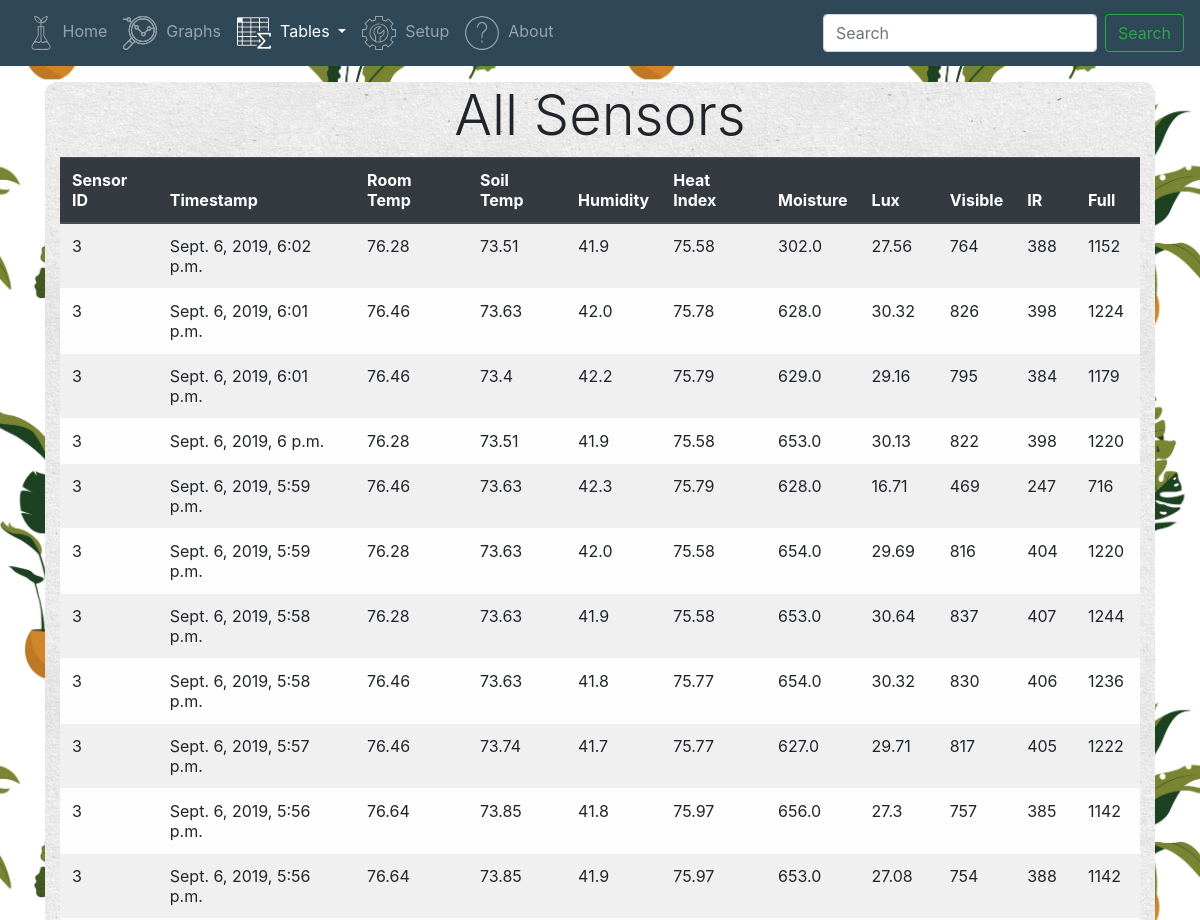
Page /table/ (upper part) on the earlier database version.
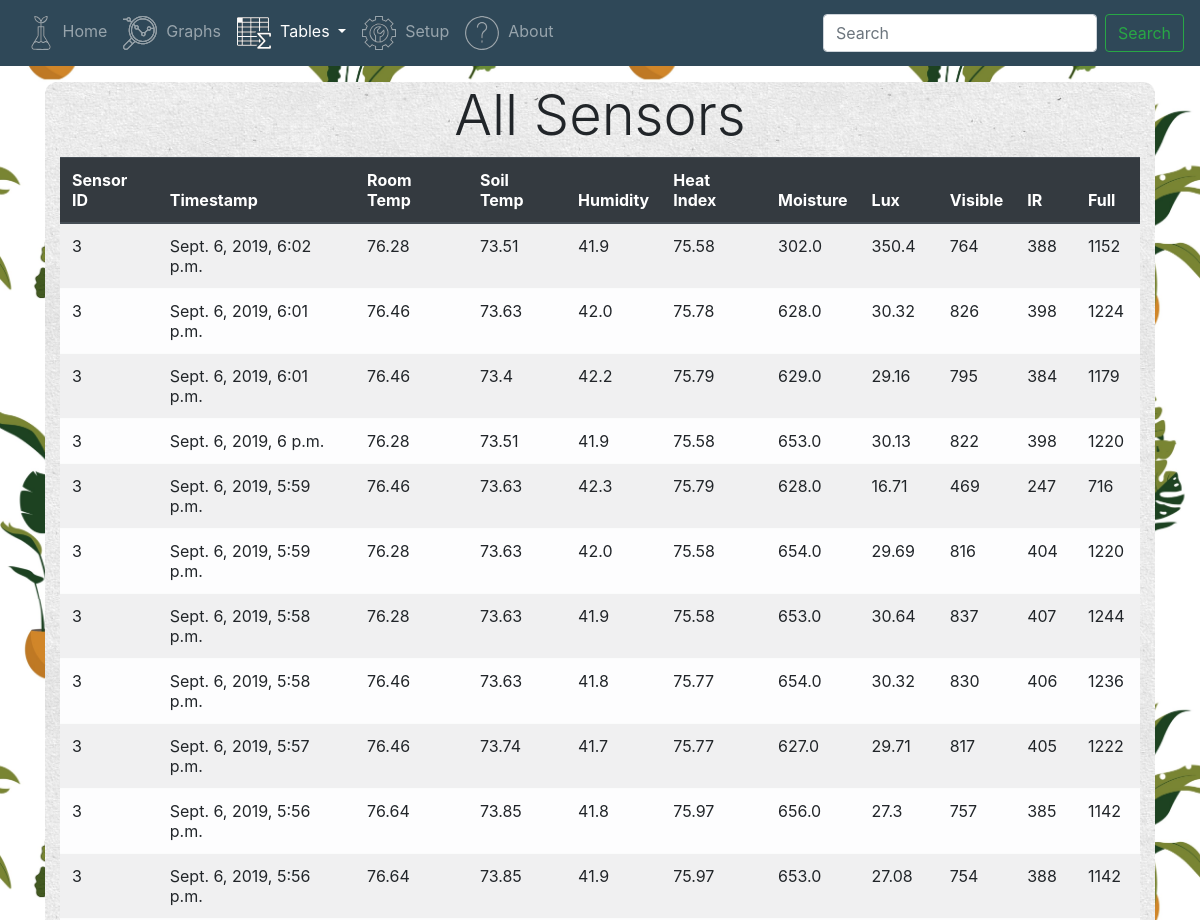
Same page on the later database version.
### sensors/models.py (models this page shows, shortened)
class Sensor_data(models.Model):
    sensor_id = models.IntegerField() # Sensor ID to gather data from different sensors
    temp_soil = models.FloatField() # Soil reading from waterproof temp sensor wired probe (fahrenheit)
    temp_room = models.FloatField() # Temp reading from DHT-22 sensor (fahrenheit)
    humidity = models.FloatField() # humidity reading from DHT-22 sensor (fahrenheit)
    heat_index = models.FloatField() # heat index calc from DHT-22 sensor (fahrenheit)
    moisture = models.FloatField() # moisture reading from capacitance moisture sensor
    lux = models.FloatField() # Lux luminosity reading from light sensor
    visible = models.IntegerField() # Visible spectrum light reading from light sensor
    ir = models.IntegerField() # Ifrared spectrum light reading from light sensor
    full = models.IntegerField() # Full spectrum light reading from light sensor
    timestamp = models.DateTimeField('The time/date this data was recorded') # from django.utils import timezone ... timezone.now()

### sensors/views.py (the view)
# urls.py: path('table/', views.table, name='table'),
def table(request):
    id_list = list(Sensor_data.objects.values_list('sensor_id', flat=True).distinct())
    data_list = Sensor_data.objects.order_by('-timestamp')[:50]
    context = {'data_list': data_list, 'id_list': id_list, 'title': "All Sensors"}
    context["tables"] = "active"
    return render(request, 'sensors/table.html', context)

### sensors/templates/sensors/table.html
{% extends 'sensors/navbar.html' %}
{% block content %}
  <div class="graph_9x9">
    <div class="container my-3">
      <div class='row'>
        <div class='col-md-12'>
          <h1 class='display-4'>{{ title }}</h1>
        </div>
      </div>
      <div class='row'>
        <div class='col-md-12'>
          {% if data_list %}
            <table class = "table table-light table-striped table-hover">
              <thead class= "thead-dark">
                <tr>
                  <th scope="row">Sensor ID</th>
                  <th scope="row">Timestamp</th>
                  <th scope="row">Room Temp</th>
                  <th scope="row">Soil Temp</th>
                  <th scope="row">Humidity</th>
                  <th scope="row">Heat Index</th>
                  <th scope="row">Moisture</th>
                  <th scope="row">Lux</th>
                  <th scope="row">Visible</th>
                  <th scope="row">IR</th>
                  <th scope="row">Full</th>
                </tr>
              </thead>
              <tbody>
              {% for data in data_list %}
                <tr>
                  <td scope="col">{{ data.sensor_id }}</td>
                  <td>{{ data.timestamp }}</td>
                  <td>{{ data.temp_room }}</td>
                  <td>{{ data.temp_soil }}</td>
                  <td>{{ data.humidity }}</td>
                  <td>{{ data.heat_index }}</td>
                  <td>{{ data.moisture }}</td>
                  <td>{{ data.lux }}</td>
                  <td>{{ data.visible }}</td>
                  <td>{{ data.ir }}</td>
                  <td>{{ data.full }}</td>
                </tr>
              {% endfor %}
              </tbody>
            </table>
          {% else %}
              <p>No data is available.</p>
          {% endif %}
        </div>
      </div>
    </div>
  </div>
{% endblock content %}

### sensors/templates/sensors/navbar.html (shortened to what this page needs)
{% extends 'sensors/base.html' %}
{% load static %}
{% block mynavbar %}
    <nav class="navbar sticky-top navbar-expand-lg navbar-dark">
      <div class="collapse navbar-collapse" id="navbarSupportedContent">
        <ul class="navbar-nav mr-auto">
          <li class="nav-item {{ home }}">
            <a id = "home_nav_text" class="nav-link" href="{% url 'home' %}">
              <img id="home_nav_icon" class = "nav_icon img-responsive {{ home }}" src="{% static 'images/home_icon_white.svg' %}" alt="Home Icon">
              Home
            <span class="sr-only">(current)</span></a>
          </li>
          <li class = "nav-item {{ graphs }}">
            <a id = "graph_nav_text" class="nav-link" href="{% url 'graphs' %}">
              <img id="graph_nav_icon" class = "nav_icon img-responsive {{ graphs }}" src="{% static 'images/graph_icon_white.svg' %}" alt="Graphs icon">
              &nbsp;Graphs
            <span class="sr-only">(current)</span></a>
          </li>
          <li id="table_nav_li" class="nav-item dropdown {{ tables }}">
            <a id="table_nav_text" class="nav-link dropdown-toggle" href="#" role="button" data-toggle="dropdown" aria-haspopup="true" aria-expanded="false">
              <img id="table_nav_icon" class = "nav_icon img-responsive {{ tables }}" src="{% static 'images/spreadsheet_icon_white.svg' %}" alt="Table nav icon">
              &nbsp;Tables
            </a>
          </li>
          <li class="nav-item {{ help }}">
                <a id= "setup_nav_text" class="nav-link" href="{% url 'help' %}">
                  <img id="setup_nav_icon" class = "nav_icon img-responsive {{ help }}" src="{% static 'images/setup_icon_white.svg' %}" alt="Setup Icon">
                  &nbsp;Setup
                </a>
          </li>
          <li class="nav-item {{ about }}">
                <a id="about_nav_text" class="nav-link" href="{% url 'about' %}">
                  <img id="about_nav_icon" class = "nav_icon img-responsive {{ about }}" src="{% static 'images/about_icon_white.svg' %}" alt="About Icon">
                  &nbsp;About
                </a>
          </li>
        </ul>
        <form class="form-inline my-2 my-lg-0">
          <input class="form-control mr-sm-2" type="search" placeholder="Search" aria-label="Search">
          <button class="btn btn-outline-success my-2 my-sm-0" type="submit">Search</button>
        </form>
      </div>
    </nav>
{% endblock %}

### sensors/templates/sensors/base.html (shortened to what this page needs)
{% load static %}
<html>
  <head>
    {% include 'base/css.html' %}
    <link rel="stylesheet" href="{% static 'css/sensors.css' %}">
  </head>
  <body>
    {% block mynavbar %}
    {% endblock mynavbar %}
    <div class='container main_content'>
      {% block content %}
      {% endblock content %}
    </div>
  </body>
</html

### sensors/templates/base/css.html (shortened to what this page needs)
{% load static %}
<link rel="stylesheet" href="https://stackpath.bootstrapcdn.com/bootstrap/4.3.1/css/bootstrap.min.css">
<link rel="stylesheet" type="text/css" href="{% static 'loading-bar/loading-bar.css' %}"/>

### sensors/templates/base/js.html (shortened to what this page needs)
{% load static %}

### sensors/static/css/sensors.css (style rules this page uses)
body { background-color: #7EC2AD; background-image: url('../images/plants_pattern.jpg'); background-size: 50%; }
h1, h2, h3, h4, h5, h6 { text-align: center; }
.graph_9x9 { background-image: url('../images/natural_paper.png'); border-radius: 12px; }
.nav_icon { height: 34px; width: 34px; }
#table_nav_text .nav_icon { opacity: 0.5; }
#table_nav_icon.active { opacity: 1; }
#graph_nav_text .nav_icon { opacity: 0.5; }
#home_nav_text .nav_icon { opacity: 0.5; }
#setup_nav_text .nav_icon { opacity: 0.5; }
#about_nav_text .nav_icon { opacity: 0.5; }
.navbar { background: #2F4858; }

Differences in the rows shown:
changed Sensor_data "Sept. 6, 2019, 6:02 p.m.": lux "27.56" → "350.4"
